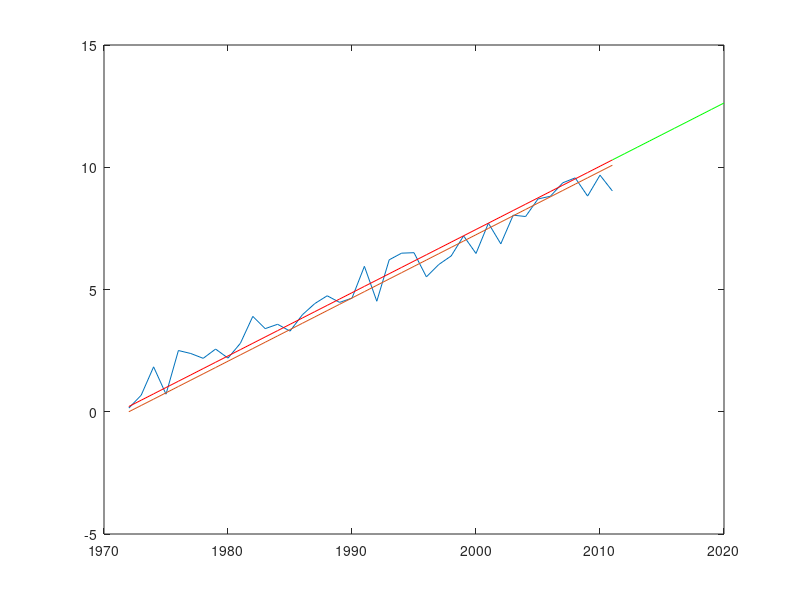

Write the MATLAB code that produced this figure.
clf
load moore.mat
plot(xtime,log10(y))
b = regress(log10(y),xtime-xtime(1))
hold on
plot(xtime, b*xtime-510)

m = sum(log10(y)-b*xtime)/length(xtime)
plot(xtime, b*xtime+m,'r')
xnew = 2011:2020;
plot(xnew, b*xnew+m,'g')
10^(b*xnew(end)+m)
